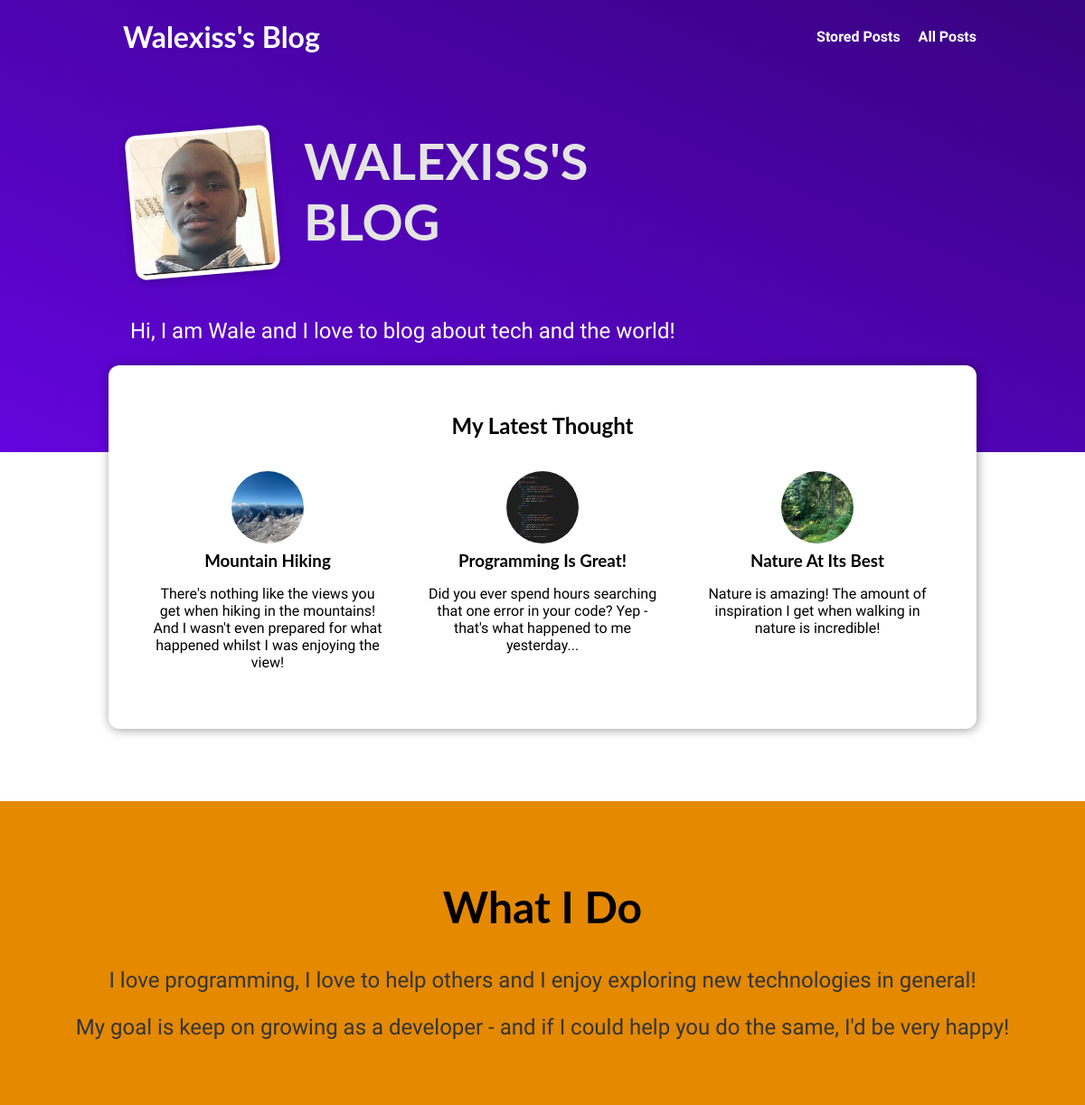
The page / on the database its author committed.
### blog/models.py (models this page shows, shortened)
class Post(models.Model):
    title = models.CharField(max_length=150)
    excerpt = models.CharField(max_length=200)
    image = models.ImageField(upload_to="posts", null=True)
    slug = models.SlugField(unique=True, db_index=True)
    date = models.DateField(auto_now=True)
    content = models.TextField(validators=[MinLengthValidator(10)])
    author = models.ForeignKey(Author, on_delete=models.SET_NULL, null=True, related_name= "posts")
    tags = models.ManyToManyField(Tag, null=False)

### blog/views.py (the view)
# urls.py: path("", views.StartingPageView.as_view(), name="starting-page"),
class StartingPageView(ListView):
    template_name = "blog/index.html"
    model = Post
    ordering = ["-date"]
    context_object_name = "posts"
    def get_queryset(self):  # how data will be queried
        queryset = super().get_queryset()
        data = queryset[:3]
        return data

### blog/templates/blog/index.html (shortened to what this page needs)
{% extends "base.html" %}
{% load static %}
{% block css_files %}
  <link rel="stylesheet" href="{% static 'blog/post.css' %}">
  <link rel="stylesheet" href="{% static 'blog/index.css' %}">
{% endblock %}
{% block content %}
  <section id="welcome">
    <header>
      <img src="{% static "blog/images/lexiss.png" %}" alt="Walexiss - The Author Of This Blog">
      <h2>WALEXISS'S BLOG</h2>
    </header>
    <p>Hi, I am Wale and I love to blog about tech and the world!</p>
  </section>
  <section id="latest-posts">
    <h2>My Latest Thought</h2>
    <ul>
      {% for post in posts %}
        {% include "blog/includes/post.html" %}
      {% endfor %}
    </ul>
  </section>
  <section id="about">
    <h2>What I Do</h2>
    <p>
      I love programming, I love to help others and I enjoy exploring new
      technologies in general!
    </p>
    <p>
      My goal is keep on growing as a developer - and if I could help you do the
      same, I'd be very happy!
    </p>
  </section>
{% endblock %}

### blog/templates/blog/includes/post.html
<li>
    <article class="post">
        <a href="{% url "post-detail-page" post.slug %}">
            <img src="{{ post.image.url }}" alt="{{ post.title }}">
            <div class="post__content">
                <h3>{{ post.title }}</h3>
                <p>
                  {{ post.excerpt }}
                </p>
            </div>
        </a>
    </article>
</li>

### static/app.css (style rules this page uses)
* { box-sizing: border-box; }
html { font-family: 'Open Sans', 'Lato', sans-serif; }
body { margin: 0; }
h1, h2, h3 { font-family: 'Lato', sans-serif; font-weight: bold; }

### blog/static/blog/post.css (style rules this page uses)
.post { display: flex; flex-direction: column; align-items: center; text-align: center; }
.post a { text-decoration: none; color: black; transition: all 0.2s ease; padding: 1rem; }
.post img { width: 5rem; height: 5rem; object-fit: cover; border-radius: 50%; }
.post h3 { margin: 0.25rem 0; }

### blog/static/blog/index.css (style rules this page uses)
#welcome { background: linear-gradient(to right top, #6305dd, #390281); padding: 6rem 12%; }
#welcome header { display: flex; align-items: flex-start; margin: 3rem auto; }
#welcome img { width: 10rem; height: 10rem; object-fit: cover; object-position: top; border: 5px solid white; border-radius: 12px; background-color: #ffe1bf; transform: rotateZ(-5deg); box-shadow: 0 2px 8px rgba(0, 0, 0, 0.25); }
#welcome h2 { font-size: 3.5rem; margin: 0 0 0 2rem; color: #e4e4e4; width: 10rem; }
#welcome p { color: white; font-size: 1.5rem; }
#latest-posts { background-color: white; padding: 2rem; border-radius: 12px; width: 60rem; margin: -6rem auto 2rem auto; box-shadow: 1px 1px 12px rgba(0, 0, 0, 0.4); }
#latest-posts h2 { text-align: center; }
#latest-posts ul { list-style: none; margin: 0; padding: 0; display: flex; gap: 1rem; }
#latest-posts li { flex: 1; }
#about { text-align: center; padding: 3rem; background-color: #e48900; margin-top: 5rem; }
#about h2 { font-size: 3rem; }
#about p { font-size: 1.5rem; color: #353535; }
.post { display: flex; flex-direction: column; align-items: center; text-align: center; }
.post a { text-decoration: none; color: black; transition: all 0.2s ease; padding: 1rem; }
.post img { width: 5rem; height: 5rem; object-fit: cover; border-radius: 50%; }
.post h3 { margin: 0.25rem 0; }

### rows shown on the page
Post: image (picture), title "Mountain Hiking", excerpt "There's nothing like the views you get when hiking in the mountains! And I wasn't even prepared for what happened whilst I was enjoying the view!"
Post: image (picture), title "Programming Is Great!", excerpt "Did you ever spend hours searching that one error in your code? Yep - that's what happened to me yesterday..."
Post: image (picture), title "Nature At Its Best", excerpt "Nature is amazing! The amount of inspiration I get when walking in nature is incredible!"
